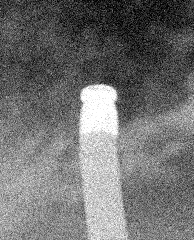
%> input picture noise.bmp, 194 x 240 px
$ octave test_1.m   (GNU Octave 9; MATLAB toolbox functions it lacks are replaced by stand-ins)
%> lines starting %> are read from the running program, lines starting %| are printed output that depends on the picture; in (x1, y1, x2, y2) boxes, pixels count from 0 and x2, y2 are one past the last pixel; in counts of white or black regions, pixels touching at a corner belong together; the program's own positions count from 1
clc;
clear;

%直方图统计
image = rgb2gray(imread('noise.bmp'));
%> image: size 240x194 uint8; min 0, max 255, mean 113

figure;imhist(image);
%> after `imhist(image)`:
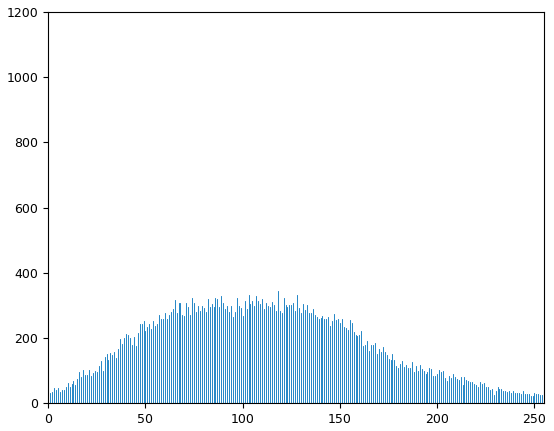
%> figure redrawn from the program's plot data; highest point at x = 255, y = 1011

image = double(image);
%> image: size 240x194 double
image_hist = imread('saliency_noise.jpg');
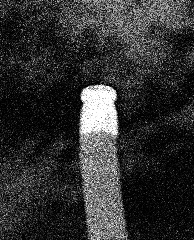
%> input picture saliency_noise.jpg, 194 x 240 px
%> image_hist is the input picture: size 240x194 uint8; min 0, max 255, mean 49.3

figure;imhist(image_hist);

[image_hist_row, image_hist_col] = size(image_hist);
%> image_hist_row = 240; image_hist_col = 194

fore = zeros(1,256);
back = zeros(1,256);

for i = 1:image_hist_row
    for j = 1:image_hist_col
        if image_hist(i,j) > 110
            fore(image(i,j) + 1) = fore(image(i,j) + 1) + 1;
            image(i,j) = 255;
        else
            back(image(i,j) + 1) = back(image(i,j) + 1) + 1;
            image(i,j) = 0;
        end
    end
end
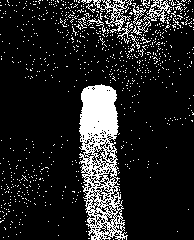
%> image: size 240x194 double; 13.8% white; 824 white regions (812 under 20 px), largest, box (x1, y1, x2, y2) and area: (79, 84, 128, 240) 4018, (93, 0, 132, 40) 408, (131, 0, 172, 36) 308
%> after the loop, back = 256 values, max 345 at index 119, min 0 at index 1, mean 156.7; fore = 256 values, max 1011 at index 256, min 0 at index 31, mean 25.19

figure,imshow(image);
figure;plot(fore);
figure;plot(back);
%> after `plot(back)`:
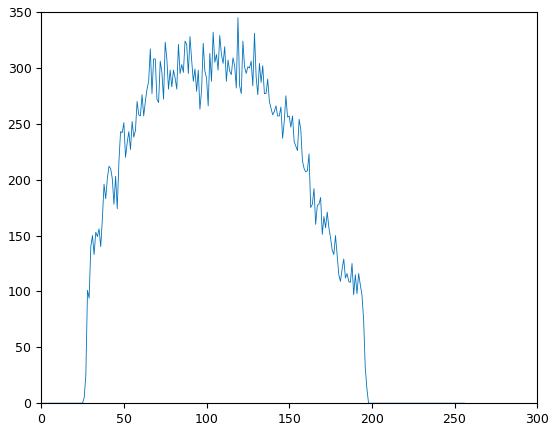
%> figure redrawn from the program's plot data; curve peaks at x = 119, y = 345
m
%> (this line was passed over: m is not available in this run)

% syms m d r
% u = solve('(m*u + 2*(m-2)*u*ln(u))*d.^2 + r=0','u')
%  u = solve('(m*u + 2*(m-2)*u*(u-1))*d*d + r=0','u')

% syms d m
% r = solve(' (4*d - d*m + (d^2*m^2 - 8*d^2*m + 16*d^2 - 8*r*m + 16*r)^(1/2))/(4*(2*d - d*m)) = 1', 'r')

% syms d1 d2 m
% u = solve('(m*u + 2*(m-2)*u*(u-1))*d1*d1 - d2*d2*m = 0', 'u')

%模糊聚类
% image = double(rgb2gray(imread('FLIR0172.jpg')));
%
% R = raylrnd(image);
% image = min(R+image,255);
a=rgb2gray(imread('FLIR0359.jpg'));
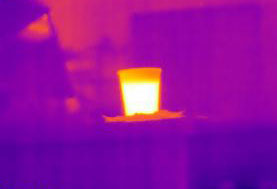
%> input picture FLIR0359.jpg, 277 x 189 px
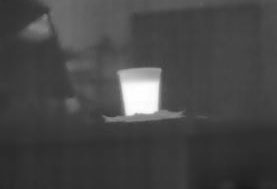
%> a: size 189x277 uint8; min 28, max 255, mean 70.3
image=imnoise(a,'gaussian',0.1,0.008);%对图像加入高斯噪声
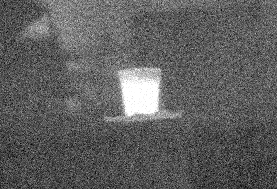
%> image: size 189x277 uint8; min 0, max 255, mean 95.1

figure,imshow(image);title('nosiyImage');


image = double(image);
%> image: size 189x277 double

% image = double(rgb2gray(imread('FLIR0359.jpg')));

% image = double(rgb2gray(imread('FLIR0371.jpg')));

% image = double(rgb2gray(imread('FLIR0178.jpg')));

[image_row, image_col] = size(image);
%> image_row = 189; image_col = 277

Y = image(:);

% Y=mapminmax(Y',0,1);
%
% Y = Y';

tic;

%> (the run ends here)
